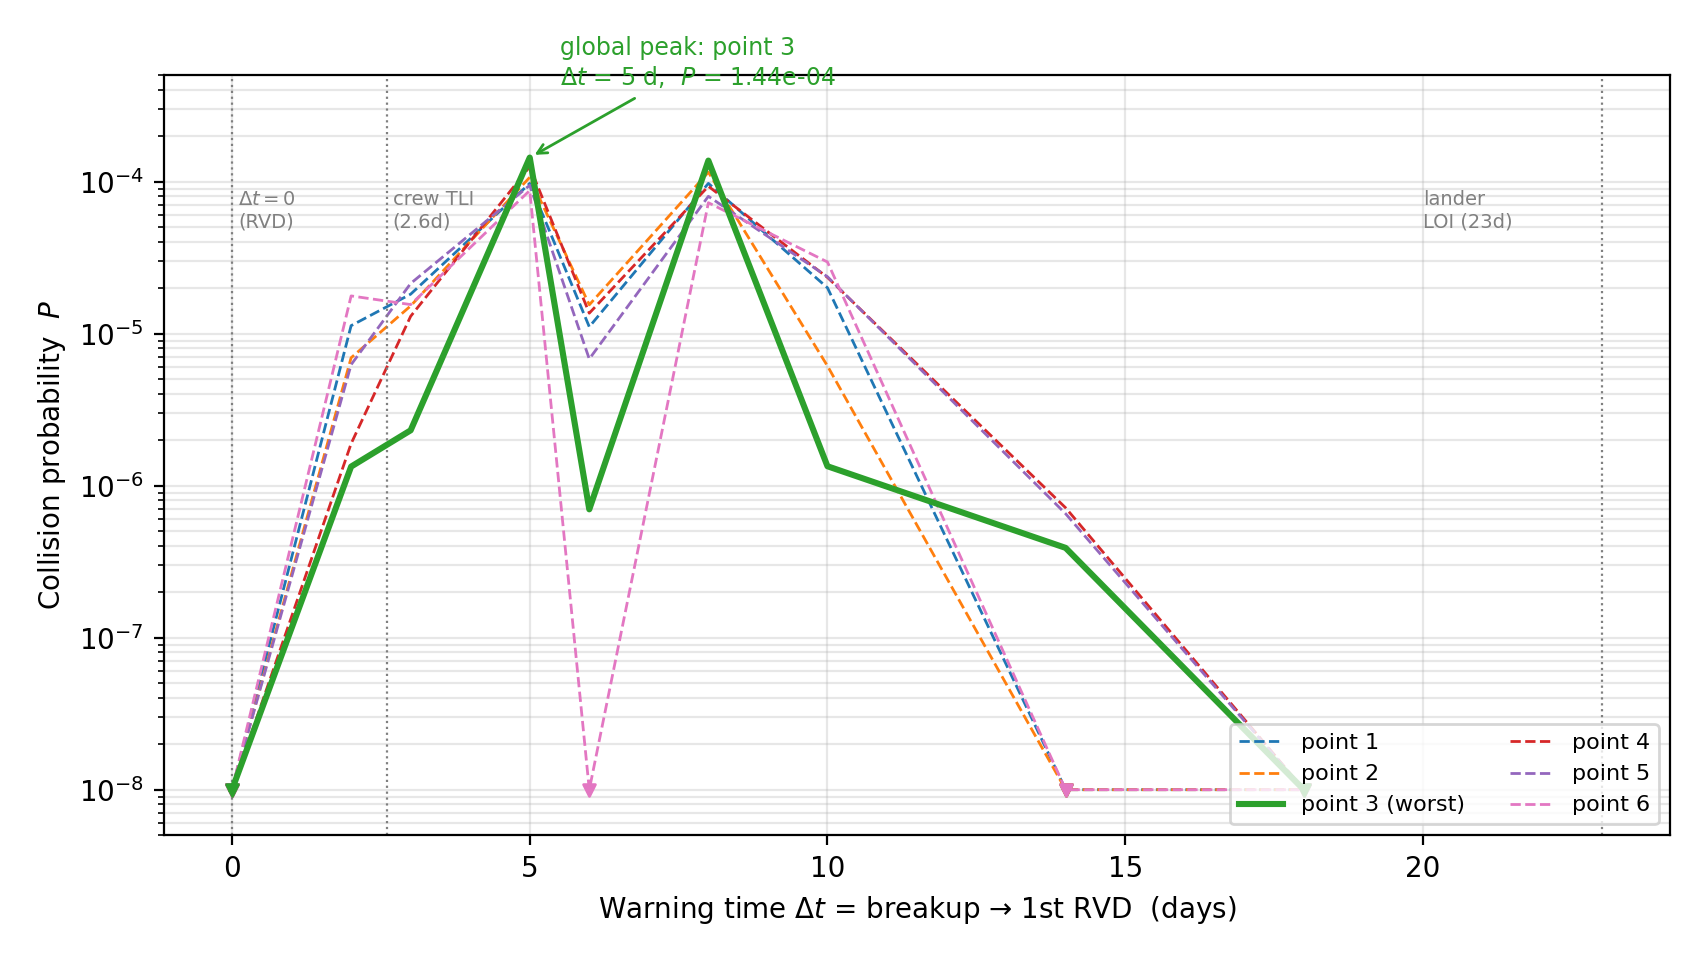

The script that saved this image:
# -*- coding: utf-8 -*-
"""图8-扩展: 6个解体点的碰撞概率 vs 预警时间 Δt (多线 + 全局最坏高亮)。无标题。"""
import numpy as np, matplotlib.pyplot as plt

t   = np.load('quick_table.npy')
DTS = [0.0,2.0,3.0,5.0,6.0,8.0,10.0,14.0,18.0]
N_PTS = t.shape[0]
floor = 1e-8
ri, ci = divmod(int(t.argmax()), t.shape[1])

fig, ax = plt.subplots(figsize=(8.5, 4.8))
colors = plt.cm.tab10(np.linspace(0, 0.6, N_PTS))
for r in range(N_PTS):
    Pp = np.where(t[r]>0, t[r], floor)
    lw = 2.2 if r == ri else 1.0
    zo = 5 if r == ri else 2
    ls = '-' if r == ri else '--'
    ax.plot(DTS, Pp, ls, lw=lw, color=colors[r], zorder=zo,
            label=f'point {r+1}' + (' (worst)' if r==ri else ''))
    zero = t[r] == 0
    ax.scatter(np.array(DTS)[zero], np.full(zero.sum(), floor),
               marker='v', s=18, color=colors[r], zorder=zo)

ax.axvline(0.0,  ls=':', color='0.5', lw=0.8); ax.text(0.1, 5e-5, '$\\Delta t=0$\n(RVD)',    fontsize=7, color='0.5')
ax.axvline(2.60, ls=':', color='0.5', lw=0.8); ax.text(2.7, 5e-5, 'crew TLI\n(2.6d)', fontsize=7, color='0.5')
ax.axvline(23.0, ls=':', color='0.5', lw=0.8); ax.text(20, 5e-5, 'lander\nLOI (23d)', fontsize=7, color='0.5')

ax.annotate(f'global peak: point {ri+1}\n$\\Delta t$ = {DTS[ci]:.0f} d,  $P$ = {t[ri,ci]:.2e}',
            xy=(DTS[ci], t[ri,ci]), xytext=(DTS[ci]+0.5, t[ri,ci]*3),
            fontsize=8.5, color=colors[ri],
            arrowprops=dict(arrowstyle='->', color=colors[ri]))

ax.set_yscale('log'); ax.set_ylim(floor*0.5, 5e-4)
ax.set_xlabel('Warning time $\\Delta t$ = breakup → 1st RVD  (days)')
ax.set_ylabel('Collision probability  $P$')
ax.legend(fontsize=8, ncol=2, loc='lower right'); ax.grid(alpha=0.3, which='both')
fig.tight_layout(); fig.savefig('fig_paper8_allpts.png', dpi=200)
print('[saved] fig_paper8_allpts.png')
